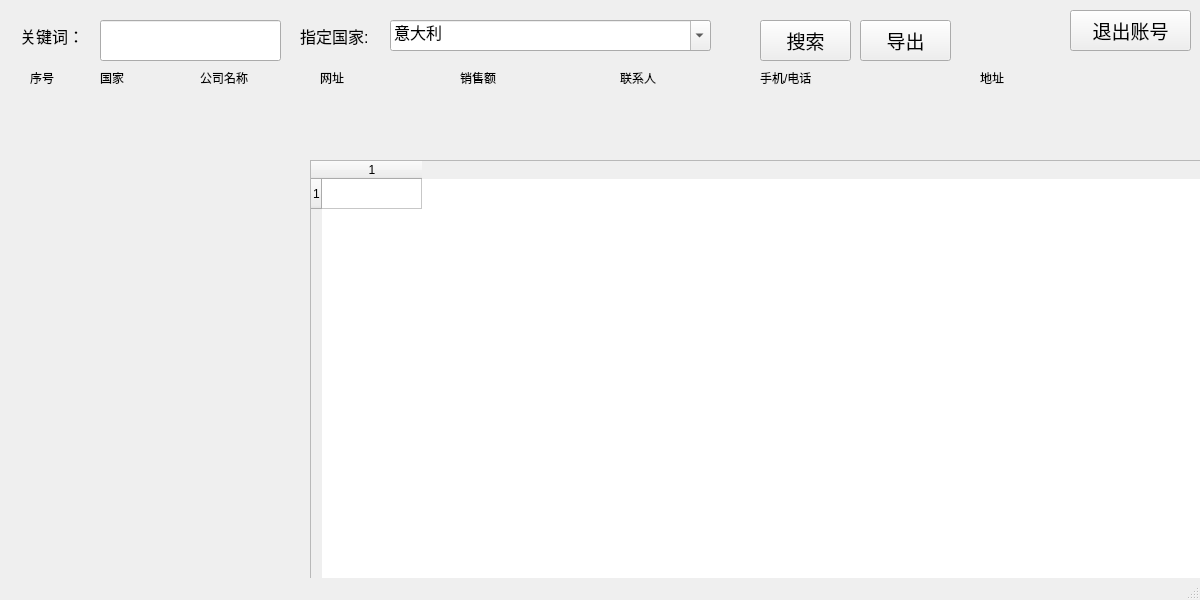
<?xml version="1.0" encoding="UTF-8"?>
<ui version="4.0">
 <class>ContainerWindow</class>
 <widget class="QMainWindow" name="ContainerWindow">
  <property name="geometry">
   <rect>
    <x>0</x>
    <y>0</y>
    <width>1200</width>
    <height>600</height>
   </rect>
  </property>
  <property name="windowTitle">
   <string>跨境搜搜索</string>
  </property>
  <widget class="QWidget" name="centralwidget">
   <widget class="QLabel" name="label">
    <property name="geometry">
     <rect>
      <x>20</x>
      <y>20</y>
      <width>81</width>
      <height>31</height>
     </rect>
    </property>
    <property name="font">
     <font>
      <pointsize>12</pointsize>
     </font>
    </property>
    <property name="text">
     <string>关键词：</string>
    </property>
   </widget>
   <widget class="QLineEdit" name="lineEdit">
    <property name="geometry">
     <rect>
      <x>100</x>
      <y>20</y>
      <width>181</width>
      <height>41</height>
     </rect>
    </property>
   </widget>
   <widget class="QLabel" name="label_2">
    <property name="geometry">
     <rect>
      <x>300</x>
      <y>20</y>
      <width>101</width>
      <height>31</height>
     </rect>
    </property>
    <property name="font">
     <font>
      <pointsize>12</pointsize>
     </font>
    </property>
    <property name="text">
     <string>指定国家:</string>
    </property>
   </widget>
   <widget class="QToolButton" name="toolButton">
    <property name="geometry">
     <rect>
      <x>760</x>
      <y>20</y>
      <width>91</width>
      <height>41</height>
     </rect>
    </property>
    <property name="font">
     <font>
      <pointsize>14</pointsize>
     </font>
    </property>
    <property name="text">
     <string>搜索</string>
    </property>
   </widget>
   <widget class="QToolButton" name="toolButton_2">
    <property name="geometry">
     <rect>
      <x>860</x>
      <y>20</y>
      <width>91</width>
      <height>41</height>
     </rect>
    </property>
    <property name="font">
     <font>
      <pointsize>14</pointsize>
     </font>
    </property>
    <property name="text">
     <string>导出</string>
    </property>
   </widget>
   <widget class="QTableWidget" name="tableWidget">
    <property name="geometry">
     <rect>
      <x>310</x>
      <y>160</y>
      <width>1171</width>
      <height>461</height>
     </rect>
    </property>
    <row>
     <property name="text">
      <string>1</string>
     </property>
    </row>
    <column>
     <property name="text">
      <string>1</string>
     </property>
    </column>
   </widget>
   <widget class="QLabel" name="label_3">
    <property name="geometry">
     <rect>
      <x>30</x>
      <y>70</y>
      <width>58</width>
      <height>16</height>
     </rect>
    </property>
    <property name="text">
     <string>序号</string>
    </property>
   </widget>
   <widget class="QLabel" name="label_4">
    <property name="geometry">
     <rect>
      <x>100</x>
      <y>70</y>
      <width>58</width>
      <height>16</height>
     </rect>
    </property>
    <property name="text">
     <string>国家</string>
    </property>
   </widget>
   <widget class="QLabel" name="label_5">
    <property name="geometry">
     <rect>
      <x>200</x>
      <y>70</y>
      <width>58</width>
      <height>16</height>
     </rect>
    </property>
    <property name="text">
     <string>公司名称</string>
    </property>
   </widget>
   <widget class="QLabel" name="label_6">
    <property name="geometry">
     <rect>
      <x>320</x>
      <y>70</y>
      <width>58</width>
      <height>16</height>
     </rect>
    </property>
    <property name="text">
     <string>网址</string>
    </property>
   </widget>
   <widget class="QLabel" name="label_7">
    <property name="geometry">
     <rect>
      <x>460</x>
      <y>70</y>
      <width>58</width>
      <height>16</height>
     </rect>
    </property>
    <property name="text">
     <string>销售额</string>
    </property>
   </widget>
   <widget class="QLabel" name="label_8">
    <property name="geometry">
     <rect>
      <x>620</x>
      <y>70</y>
      <width>58</width>
      <height>16</height>
     </rect>
    </property>
    <property name="text">
     <string>联系人</string>
    </property>
   </widget>
   <widget class="QLabel" name="label_9">
    <property name="geometry">
     <rect>
      <x>760</x>
      <y>70</y>
      <width>58</width>
      <height>16</height>
     </rect>
    </property>
    <property name="text">
     <string>手机/电话</string>
    </property>
   </widget>
   <widget class="QLabel" name="label_10">
    <property name="geometry">
     <rect>
      <x>980</x>
      <y>70</y>
      <width>58</width>
      <height>16</height>
     </rect>
    </property>
    <property name="text">
     <string>地址</string>
    </property>
   </widget>
   <widget class="QPushButton" name="pushButton_3">
    <property name="geometry">
     <rect>
      <x>1070</x>
      <y>10</y>
      <width>121</width>
      <height>41</height>
     </rect>
    </property>
    <property name="font">
     <font>
      <pointsize>14</pointsize>
     </font>
    </property>
    <property name="text">
     <string>退出账号</string>
    </property>
   </widget>
   <widget class="QComboBox" name="comboBox">
    <property name="geometry">
     <rect>
      <x>390</x>
      <y>20</y>
      <width>321</width>
      <height>31</height>
     </rect>
    </property>
    <property name="font">
     <font>
      <pointsize>12</pointsize>
     </font>
    </property>
    <property name="editable">
     <bool>true</bool>
    </property>
    <property name="insertPolicy">
     <enum>QComboBox::NoInsert</enum>
    </property>
    <property name="iconSize">
     <size>
      <width>24</width>
      <height>24</height>
     </size>
    </property>
    <item>
     <property name="text">
      <string>意大利</string>
     </property>
    </item>
    <item>
     <property name="text">
      <string>中国</string>
     </property>
    </item>
   </widget>
  </widget>
  <widget class="QMenuBar" name="menubar">
   <property name="geometry">
    <rect>
     <x>0</x>
     <y>0</y>
     <width>1200</width>
     <height>22</height>
    </rect>
   </property>
  </widget>
  <widget class="QStatusBar" name="statusbar"/>
 </widget>
 <resources/>
 <connections/>
</ui>
